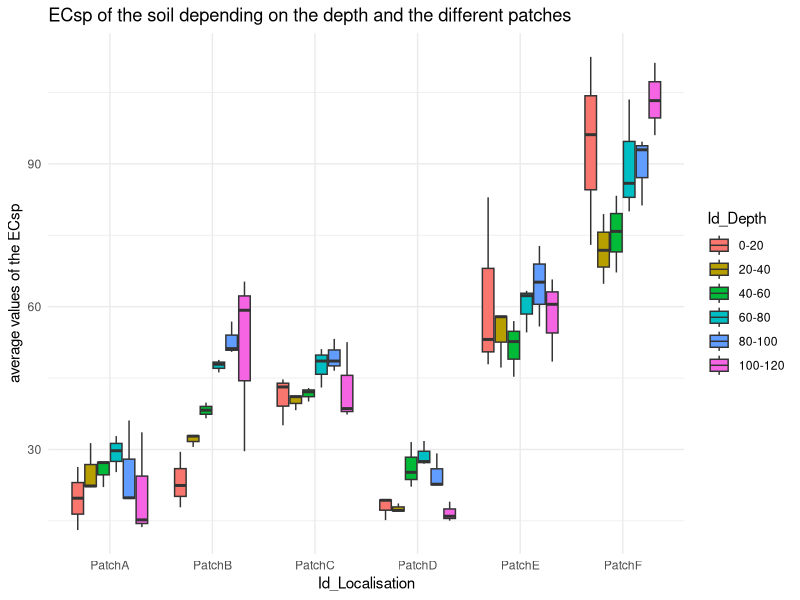
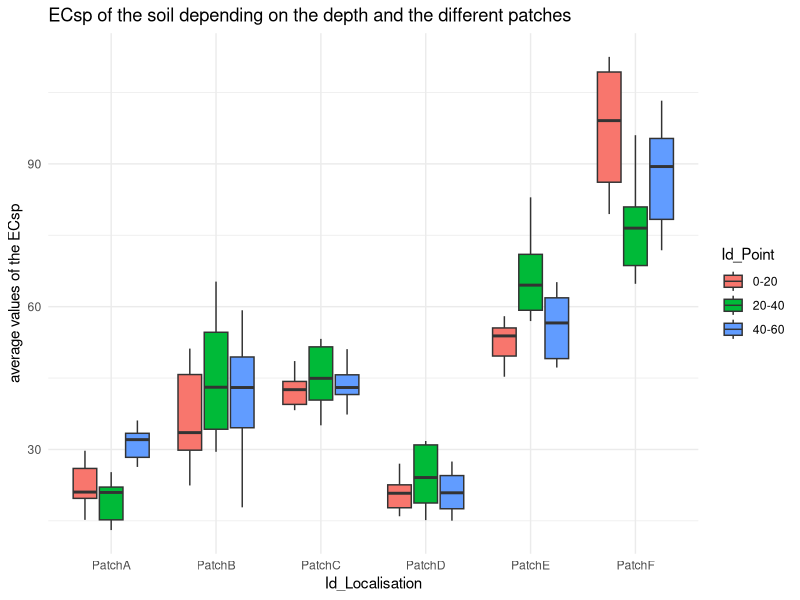
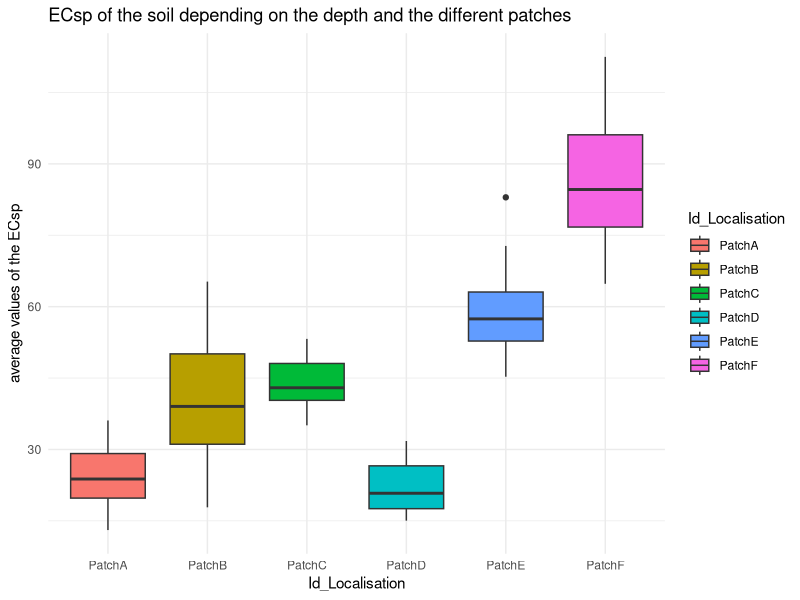
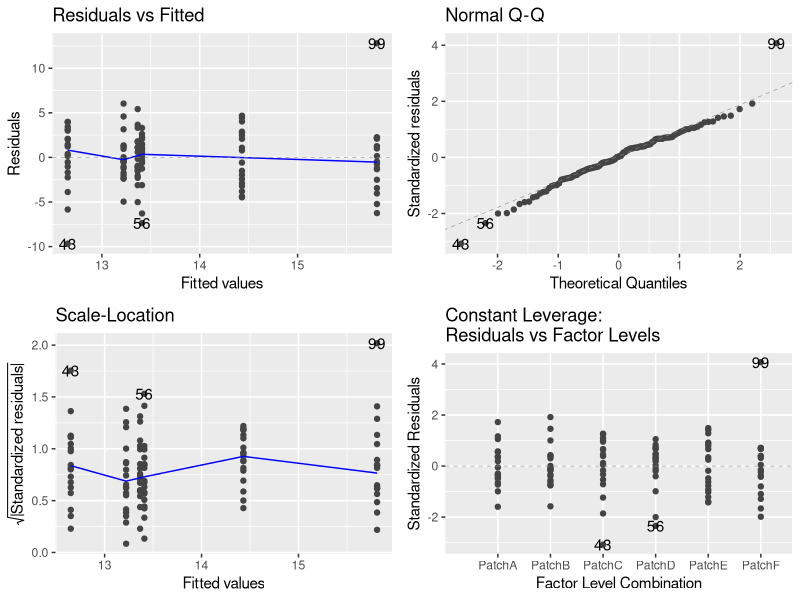
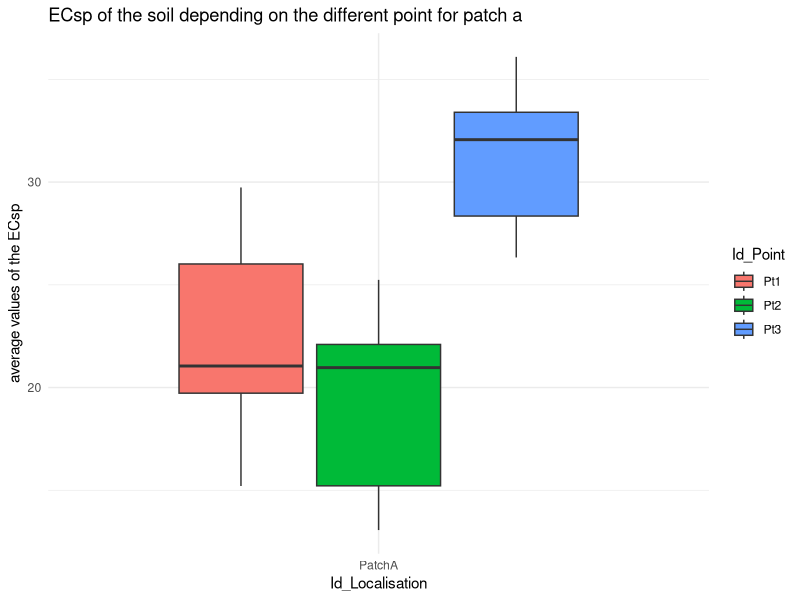
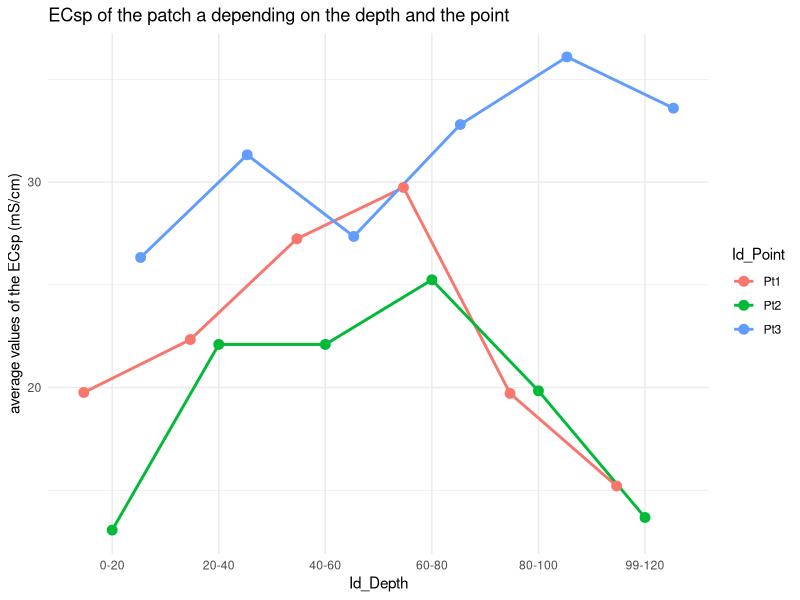
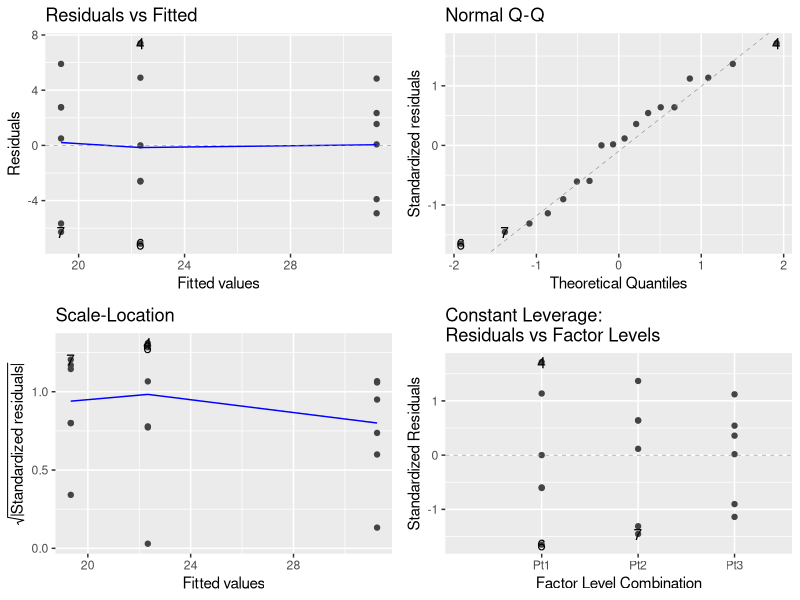
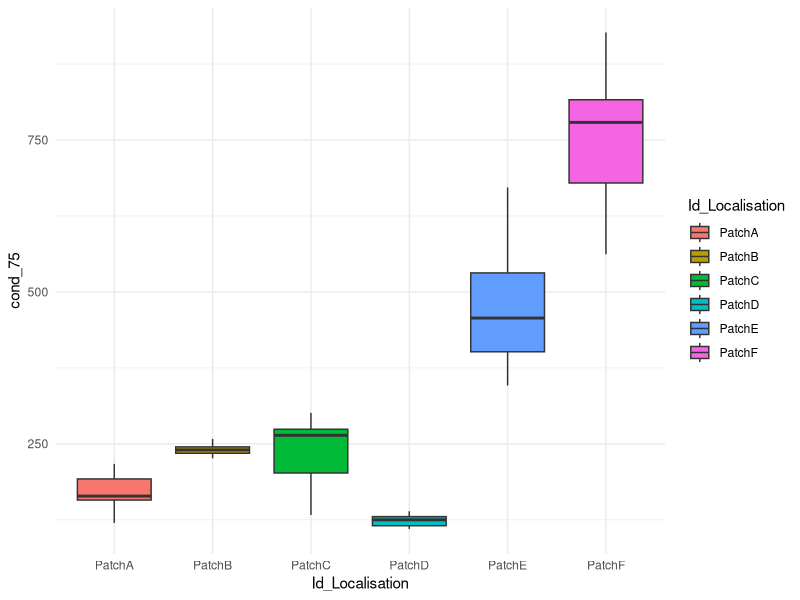

These figures' R source, in order: (Note: this script raises an error after producing the figures.)
## ---- chunk 1
knitr::opts_chunk$set(echo= TRUE, warning=FALSE, message=FALSE)
rm(list=ls())
## ---- chunk 2
library(tidyverse)
library(lubridate)
library (readxl)
library(ggplot2)
library(ggfortify)
library(car)

## ---- chunk 3
#analysis of the data for the abiotic properties of the soil : 

metadata<-read_excel("donnees_sol1.xlsx",sheet="metadata")
donnees_global<-read_excel("donnees_sol1.xlsx",sheet="global")
donneeee<-read_excel("donnees_sol1.xlsx",sheet="Feuil1")

tableau <- metadata %>%  #contains all the data for all the patches, all the point and all the depth
  full_join(donnees_global) %>% 
  na.omit()

tableau3<-metadata %>% #contains the data for all the patches, all the points, but at one predefined depth. This depth could be change by modifing the structure of the data sheet
  full_join(donneeee) %>% 
  na.omit()



#with the code just below, we can see a graph showing the ECsp according to the localisation and the depth. To see the same thing with the moisture, change and write "y= moisture"

ggplot(tableau, aes(x=Id_Localisation, y=ECsp, fill=Id_Depth)) +
  geom_boxplot() +
  labs(title = "ECsp of the soil depending on the depth and the different patches",
       y = "average values of the ECsp") +
  scale_fill_discrete(labels = c('0-20','20-40','40-60','60-80','80-100','100-120'))+
  theme_minimal()


ggplot(tableau, aes(x=Id_Localisation, y=ECsp, fill=Id_Point)) +
  geom_boxplot() +
  labs(title = "ECsp of the soil depending on the depth and the different patches",
       y = "average values of the ECsp") +
  scale_fill_discrete(labels = c('0-20','20-40','40-60','60-80','80-100','100-120'))+
  theme_minimal()

ggplot(tableau, aes(x=Id_Localisation, y=ECsp, fill=Id_Localisation))+
  geom_boxplot() +
  labs(title = "ECsp of the soil depending on the depth and the different patches",
       y = "average values of the ECsp") +
  theme_minimal()

reg<-lm(moisture~Id_Localisation,data=tableau)
summary(reg)
ret_aov<-aov(reg)
autoplot(reg)
res<-residuals(reg)
shapiro.test(res)
leveneTest(ret_aov)
anova(reg)
TukeyHSD(ret_aov)

metidataA<-read_excel("donnees_sol1.xlsx",sheet="patchA")
metidataB<-read_excel("donnees_sol1.xlsx",sheet="patchB")
metidataC<-read_excel("donnees_sol1.xlsx",sheet="patchC")
metidataD<-read_excel("donnees_sol1.xlsx",sheet="patchD")
metidataE<-read_excel("donnees_sol1.xlsx",sheet="patchE")
metidataF<-read_excel("donnees_sol1.xlsx",sheet="patchF")

tableau2 <- metadata %>%  #represents the data for one patch
  full_join(metidataA) %>% #if you want to change the patch, you only have to change the letter #in metidata
  na.omit()

#boxplot showing the evolution of ECsp according to the depth. It shows the differences in a same patch. To see the same thing with the moisture, change and write "y= moisture" 

ggplot(tableau2, aes(x=Id_Localisation, y=ECsp, fill=Id_Point))+
  geom_boxplot() +
  labs(title = "ECsp of the soil depending on the different point for patch a",
       y = "average values of the ECsp") +
  theme_minimal()

# curves showing the evolution of ECsp for the 3 points of one patch. To see the same thing with the moisture, change and write "y= moisture"
ggplot(tableau2, aes(x = Id_Depth, y = ECsp, color = Id_Point)) +
  geom_line(aes(group = Id_Point), position = position_dodge(width = 0.8), size = 1) +
  geom_point(position = position_dodge(width = 0.8), size = 3) +
  labs(title = "ECsp of the patch a depending on the depth and the point",
       y = "average values of the ECsp (mS/cm)") +
  theme_minimal()


#analysis of the variability in a patch

reg<-lm(ECsp~Id_Point,data=tableau2)
summary(reg)
ret_aov<-aov(reg)
autoplot(reg)
res<-residuals(reg)
shapiro.test(res)
bartlett.test(ECsp~Id_Localisation,data=tableau)
leveneTest(ret_aov)
anova(reg)
TukeyHSD(ret_aov)



## ---- chunk 4

conduc<-read_excel("EM38 (1).xlsx",sheet="EM38 (2)")
conduct1<-read_excel("EM38 (1).xlsx",sheet="EM38")

#Boxplot representing the average value of the ECa measured with EM38 from 0 to 35cm in depth according to the patch. To see the same thing with other depth, change and write "y= cond_75" for example

ggplot(conduc, aes(x=Id_Localisation, y=cond_75, fill=Id_Localisation)) +
  geom_boxplot()+
  theme_minimal()

#Boxplot representing the average value for the measurement thanks to EM38 at different depth :0-35, 0-75 (which was measured thanks to 2 different methods) and 0-150

ggplot(conduct1, aes(x=Id_Localisation, y=measure, fill=conductivity)) +
  labs(title = "EM38 results depending on the depth and the patches")+
  geom_boxplot()+
  theme_minimal()

#statistical analysis

reg<-lm(cond_75~Id_Localisation,data=conduc)
summary(reg)
ret_aov<-aov(reg)
autoplot(reg)
res<-residuals(reg)
shapiro.test(res)
leveneTest(ret_aov)
anova(reg)
TukeyHSD(ret_aov)

## ---- chunk 5

#boxplot showing the average of the vegetation cover according to the patch

dodo<-read_excel("dataVegetation.xlsx", sheet="data_acp")

ggplot(dodo, aes(x=id_localisation, y=vegetCover, fill=id_localisation))+
  geom_boxplot() +
  labs(y = "Vegetation cover of the different patches") +
  theme_minimal()

reg<-lm(vegetCover~id,data=dodo)
summary(reg)
ret_aov<-aov(reg)
autoplot(reg)
res<-residuals(reg)
shapiro.test(res)
leveneTest(ret_aov)
anova(reg)
TukeyHSD(ret_aov)
## ---- chunk 6

#mean height of the main plants according to the patch. To change the genus of the plant, you only have to write "heightsalicornia" or "heightcarex" in stead of heighthalimione"

dodo2<-read_excel("dataVegetation.xlsx", sheet="heightcarex")

ggplot(dodo2, aes(x=id, y=mean_height, color="id"))+
  geom_boxplot() +
  labs(title = "mean height of arroche on the different patches") +
  theme_minimal()

reg<-lm(mean_height~id,data=dodo2)
summary(reg)
ret_aov<-aov(reg)
autoplot(reg)
res<-residuals(reg)
shapiro.test(res)
anova(reg)
leveneTest(ret_aov)
TukeyHSD(ret_aov)

## ---- chunk 7

#Vegetation cover of the 6 differents patches

donnees <- read_excel("dataVegetation.xlsx", sheet="genus_patch")

donnees_long <- gather(donnees, key = "Patch", value = "Pourcentage", -1)
donnees_long$Patch <- factor(donnees_long$Patch, levels = unique(donnees_long$Patch))

donnees_long$Species <- factor(donnees_long$Species, levels = rev(c("Halimione", "Carex", "Phragmites", "Salicornia","Other (non-dominant plants)")))

a = donnees_long$Pourcentage

for (i in 2:5){
  a[i] = a[i] + a[i-1]
  a[i+5] = a[i+5] + a[i+4]
  a[i+10] = a[i+10] + a[i+9]
  a[i+15] = a[i+15] + a[i+14]
  a[i+20] = a[i+20] + a[i+19]
  a[i+25] = a[i+25] + a[i+24]
}

a[26] = a[27]
a[17] = a[18] - a[17] + a[16]
a[18] = a[17] + donnees_long$Pourcentage[19]

graphique_patch <- ggplot(donnees_long, aes(x = Patch, y = Pourcentage, fill = Species)) +
  geom_bar(stat = "identity", position = "stack", width = 0.4) +  
  labs(title = "Vegetation cover of the different dominant species in the 6 patches ",
       x = "Patches",
       y = "Vegetation Cover (%)") +
  scale_fill_manual(values = c(
    "Other (non-dominant plants)" = "lightgray",
    "Halimione" = "#F7DC6F",
    "Salicornia" = "red",
    "Phragmites" = "cornflowerblue",
    "Carex" = "darkgreen"
  ), name = "Species") +
  theme_minimal() +
  theme(axis.text.x = element_text(angle = 45, hjust = 1),
        legend.text = element_text(size = 17),
        axis.title.x = element_text(size = 19),
        axis.title.y = element_text(size = 19))
print(graphique_patch)

#vegetation cover of all quadrats of the 6 patches

donnees <- read_excel("dataVegetation.xlsx", sheet="genus_quadrat")
donnees_long <- gather(donnees, key = "Quadrat", value = "Pourcentage", -1)
donnees_long$Quadrat <- factor(donnees_long$Quadrat, levels = unique(donnees_long$Quadrat))
donnees_long$Species <- factor(donnees_long$Species, levels = rev(c("Halimione", "Carex", "Phragmites", "Salicornia","Other (non-dominant plants)")))
graphique_quadrat <- ggplot(donnees_long, aes(x = Quadrat, y = Pourcentage, fill = Species)) +
  geom_bar(stat = "identity", position = "stack", width = 0.7) +  
  labs(title = "Vegetation cover of the different dominant species in the 6 patches ",
       x = "Quadrat",
       y = "Vegetation Cover (%)") +
  scale_fill_manual(values = c(
    "Other (non-dominant plants)" = "lightgray",
    "Halimione" = "#F7DC6F",
    "Salicornia" = "red",
    "Phragmites" = "cornflowerblue",
    "Carex" = "darkgreen"
  )) +
  theme_minimal() +
  theme(axis.text.x = element_text(angle = 45, hjust = 1),
        legend.text = element_text(size = 12),
        axis.title.x = element_text(size = 14),
        axis.title.y = element_text(size = 14)) 
print(graphique_quadrat)
